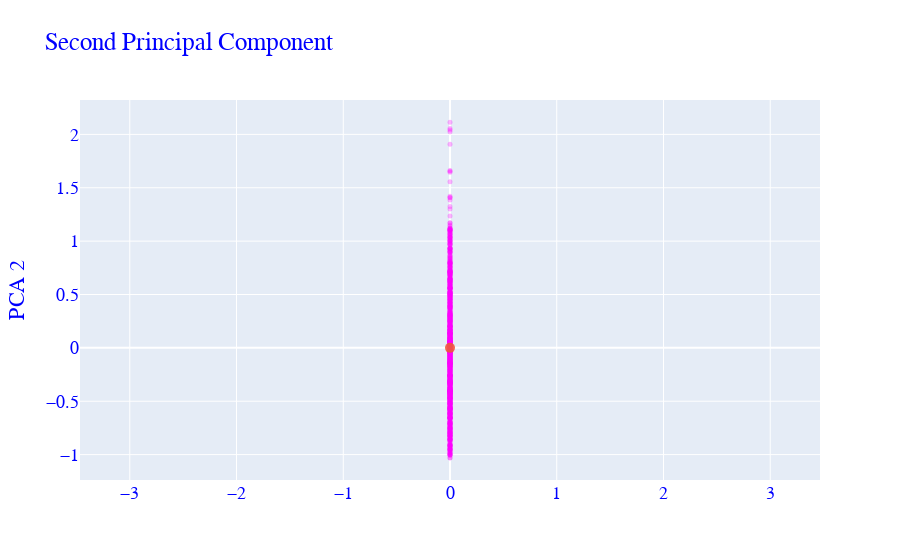

The code cell stored with this chart in its notebook:
### Code cell
import plotly.graph_objects as go
import plotly.io as pio
 
pio.templates.default = "plotly" # ["plotly", "plotly_white", "plotly_dark", "ggplot2", "seaborn", "simple_white", "none"]:


fig = go.Figure()

fig.add_trace(
    go.Scatter(
        y=converted_bird1[:,1].flatten(),
        x=np.zeros(1000),
        mode='markers',
        marker=dict(
        size=5,
        color='Magenta',   # choose a colorscale
        opacity=0.3
    )
        
))

fig.add_trace(
    go.Scatter(
        x=[0],
        y=[0],
        mode='markers',
        marker=dict(
        size=10,
        colorscale='Viridis',   # choose a colorscale
        opacity=0.9
    )
    
    )

)
        

fig.update_yaxes(scaleanchor = "x",scaleratio = 1)
fig.update_layout(
    title="Second Principal Component",
    showlegend=False,
    yaxis_title="PCA 2",

    font=dict(
        family="Courier New, monospace",
        size=18,
        color="Blue",
    )
)

### Figure 1 — Plotly figure (JSON) as saved in the notebook; plotly's stock layout.template omitted (floating-point values rounded to 4 significant figures; data arrays with more than 128 entries replaced by an {"elided": "..."} marker saying what was removed)
{"data": [{"marker": {"color": "Magenta", "opacity": 0.3, "size": 5}, "mode": "markers", "type": "scatter", "x": {"elided": "1000 int values"}, "y": {"elided": "1000 float values"}}, {"marker": {"colorscale": [[0, "#440154"], [0.1111, "#482878"], [0.2222, "#3e4989"], [0.3333, "#31688e"], [0.4444, "#26828e"], [0.5556, "#1f9e89"], [0.6667, "#35b779"], [0.7778, "#6ece58"], [0.8889, "#b5de2b"], [1, "#fde725"]], "opacity": 0.9, "size": 10}, "mode": "markers", "type": "scatter", "x": [0], "y": [0]}], "layout": {"autosize": true, "font": {"color": "Blue", "family": "Courier New, monospace", "size": 18}, "showlegend": false, "title": {"text": "Second Principal Component"}, "xaxis": {"autorange": true, "domain": [0, 1], "range": [-11.99, 11.99], "type": "linear"}, "yaxis": {"autorange": true, "domain": [0, 1], "range": [-1.275, 2.36], "scaleanchor": "x", "scaleratio": 1, "title": {"text": "PCA 2"}, "type": "linear"}}}
